Frame 1 (no input): blank canvas, image omitted
Frame 60 (no input): blank canvas, image omitted
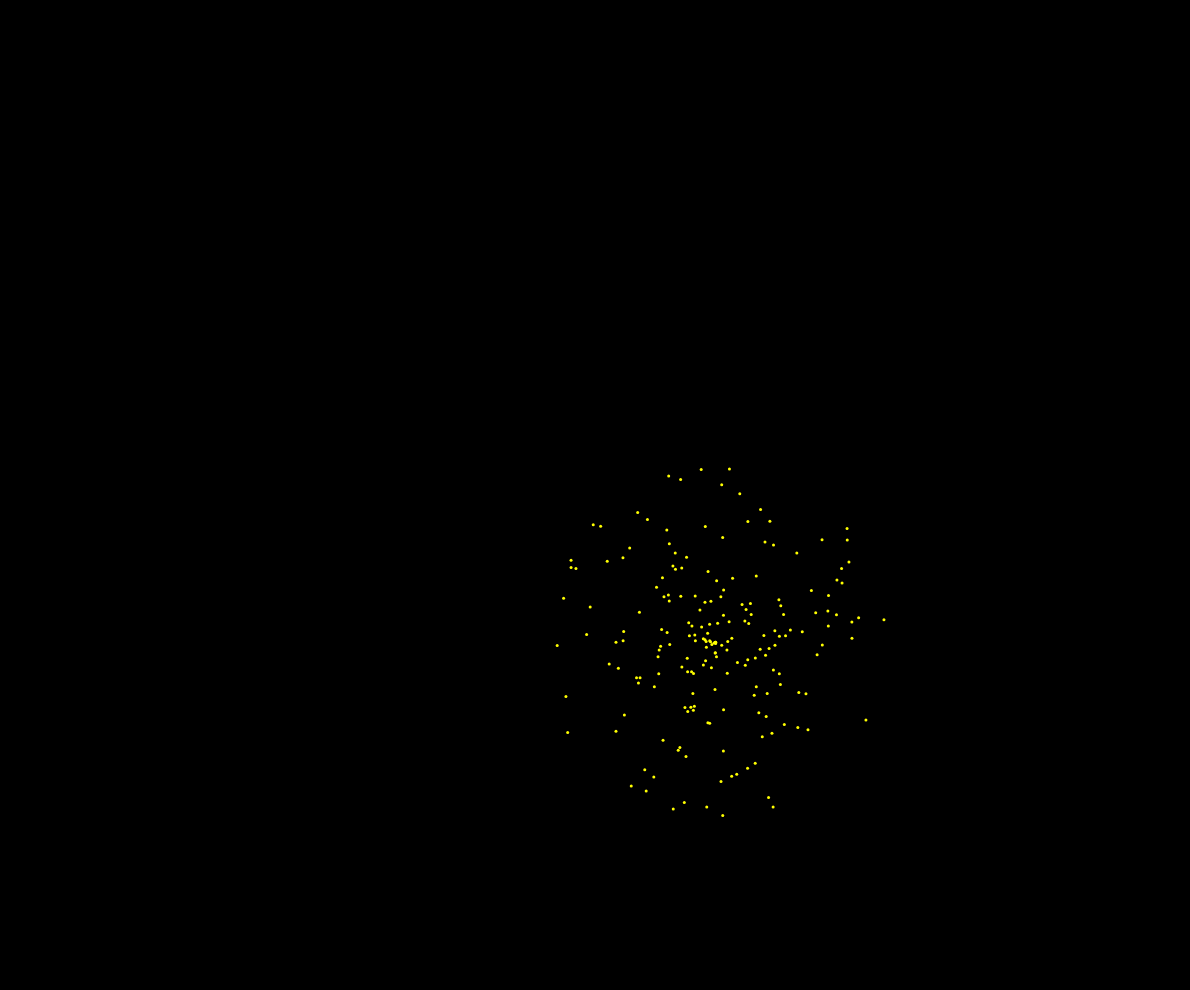
Frame 120 (the mouse pressed at the canvas centre since frame 60)

The p5.js sketch whose frames 1 and 60 were blank and that drew this single picture after the mouse press (run headless with seeded random() and noise() and a simulated clock; from frame 60 on, the mouse is pressed at the canvas centre):

// p5.js sketch
// ── sketch.js
var firework;
var gravity;

function setup() {
  createCanvas(windowWidth-10, windowHeight-10);
  gravity = createVector(0, 0.2);
  firework = new Particle(width / 2, height, createVector(1, -15));
}

function draw() {
  background(0);
  firework.applyForce(gravity);
  firework.update();
  firework.show();

  if (firework.vel.y > 0) {
    firework.explode();
  }

  if (offScreen(firework.pos)) {
    firework = new Particle(width / 2 + random(-250,250), height, createVector(random(-6,6), random(-19,-10)));
  }
}

// ── default.css
/* standard elements */
* {
	margin: 0;
	padding: 0;
}
a {
	color: #36C;
}
a:hover {
	color: #06F;
}
body {
	background: #ffffff;
	color: #444;
	font: normal 100% "Lucida Sans Unicode",sans-serif;
	margin: 0;
}
input {
	color: #555;
	font: normal 1.1em "Lucida Sans Unicode",sans-serif;
}
cite,ul {
	font-size: 1.0em;
	padding-bottom: 1.0em;
}
p {
	font-size: 1.0em;
	padding-top: 0.5em;
	padding-bottom: 0.5em;
}
h1 {
	font-size: 1.4em;
	margin-bottom: 4px;
}
cite {
	background: url(img/quote.gif) no-repeat;
	color: #666;
	display: block;
	font: normal 1.3em "Lucida Sans Unicode",serif;
	padding-left: 28px;
}
h1 {
	color: #000000;
	padding-top: 6px;
}
h2 {
	color: #000000;
	font-size: 1.0em;
	padding-top: 0.5em;
}
h3 {
	color: #000000;
	font-size: 1.0em;
}

/* misc */
.clearer {
	clear: both;
}
.code-pre {
	font-size: 1.0em;
	background: #000000;
	color: #ffffff;
	width: 90%;
	padding-bottom: 0.5em;
	padding-top: 0.5em;
	padding-left: 1.0em;
	overflow-x:scroll;
}
.highlight {
	color: #ff0000;
}

/* structure */
.container {
	margin: 0 auto;
	padding-bottom: 6px;
}
.header {
	background: url(/empty-example/QooNet160.png) no-repeat, url(/empty-example/header.jpg) repeat-x
}

/* title */
.title h1 {
	color: #ffffff;
	font: bold 3em Verdana,sans-serif;
	height: 150px;
	line-height: 150px;
	margin-bottom: 8px;
	text-align: center;
}

/* navigation */
.navigation {
	margin-bottom: 4px;
}
.navigation a {
	background-color: #4A91C3;
	color: #FFF;
	float: left;
	font: bold 1.2em "Trebuchet MS",sans-serif;
	padding: 8px 0;
	width: 20%;
	border-right: 1px solid #FFF;
	text-align: center;
	text-decoration: none;
}
.navigation a:hover {
	background-color: #000;
	color: #FFF;
}

/* main */
.main {
	background: #ffffff;
	clear: both;
	padding: 8px 18px;
}

/* main left */
.sidenav h1,.sidenav ul {
	padding-left: 12px;
}
.sidenav {
	background: #ffffff;
	border: 1px solid #ffffff;
	float: left;
	width: 25%;
}
.sidenav h1 {
	color: #000000;
	font-size: 1.2em;
	height: 20px;
	margin-top: 1.2em;
}
.sidenav ul {
	border-top: 1px solid #ffffff;
	margin: 0;
	padding: 0;
}
.sidenav li {
	border: 1px solid #ffffff;
	border-top: none;
	list-style: none;
	margin: 0;
	font-size: 1.0em;
}
.sidenav li a {
	color: #777;
	display: block;
	font-size: 1.0em;
	padding: 3px 6px 3px 14px;
	text-decoration: none;
}
.sidenav li a:hover {
	color: #111;
}

/* content */
.content {
	float: right;
	width: 74%;
}
.content .item {
	padding: 6px 12px;
	border: 0px solid #EEE;
	background: #ffffff;
	margin-bottom: 8px;
}
.content .descr {
	color: #333;
	margin-bottom: 6px;
}
.content li {
	list-style-type: disk;
	margin-left: 18px;
	font-size: 1.0em;
	padding-top: 3px;
}
.content ul {
	font-size: 1.0em;
	padding-bottom: 10px;
}
.content a {
	color: #000000;
	text-decoration: underline;
}
.content a:hover {
	color: #06F;
	text-decoration: underline;
}

/* search form */
form {
	padding: 0 0 6px 8px;
}
.styled {
	border: 1px solid #DDD;
	padding: 4px;
}
.button {
	background: url(img/search.gif) no-repeat left bottom;
	border: none;
	height: 27px;
	width: 27px;
}

/* footer */
.footer {
	background: #ffffff;
	border: 0px solid #EEE;
	color: #666;
	font-size: 1.1em;
	margin: 0 auto;
	text-align: center;
	padding: 6px;
}
.footer a {
	color: #000000;
	text-decoration: underline;
}
.footer a:hover {
	color: #06F;
	text-decoration: underline;
}
.includeText {
	font: normal 100% "Lucida Sans Unicode",sans-serif;
}

// ── particle.js
class Particle {
  constructor(x, y, vel = createVector(0, 0)) {
    this.pos = createVector(x, y);
    this.vel = vel;
    this.accel = createVector(0, 0);

    this.exploded = false;
    this.bits = [];

    var colourChoices = ['pink', 'blue', 'purple', 'green', 'orange', 'yellow', 'red'];
    var randomChoice = floor(random(colourChoices.length));
    this.colour = colourChoices[randomChoice];
  }

  explode() {
    if (!this.exploded) {
      this.exploded = true;

      for (var i = 0; i < 200; i++) {
        this.bits.push(new Particle(this.pos.x, this.pos.y, p5.Vector.random2D().mult(random(4)).add(this.vel)));
      }
    }
  }

  show() {
    if (!this.exploded) {
      fill(255);
      noStroke();
      ellipse(this.pos.x, this.pos.y, 5, 5);
    } else {
      for (var i = 0; i < this.bits.length; i++) {
        fill(this.colour);
        noStroke();
        ellipse(this.bits[i].pos.x, this.bits[i].pos.y, 3, 3);
      }
    }
  }

  update() {
    this.vel.add(this.accel);
    this.pos.add(this.vel);
    this.accel.mult(0);
    for (var i = 0; i < this.bits.length; i++) {
      this.bits[i].update();
    }
  }

  applyForce(F) {
    this.accel.add(F);
    for (var i = 0; i < this.bits.length; i++) {
      this.bits[i].applyForce(F);
    }
  }
}

function offScreen(posVect) {
  var x = posVect.x;
  var y = posVect.y;
  return (y > height);
}
